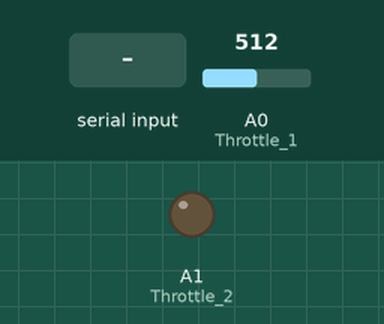
This sketch was run on a simulated Arduino Uno, built with avr-gcc and run on an emulated ATmega328P. Parts: output pins drawn as LEDs (lit = HIGH). Inputs (shaded band) come from the test bench; at power-on: A0 (Throttle_1) = 512. What the sketch prints to the serial monitor is not drawn.

Above: at 1.7 s.
1.8 s: byte 30 received over Serial
At 3.0 s:
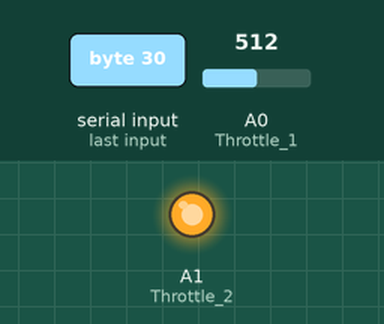
Timing chart, 0 to 4.8 s (numbered marks = the images above; inputs shaded):
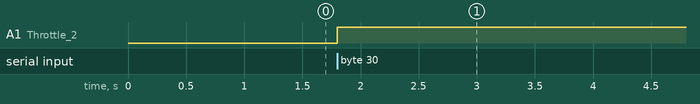

Measured:
- after the input at 1.8 s, A1 (Throttle_2): LOW → HIGH at once

The sketch:

Throttle_control_Serial_2.ino
```cpp
//실제 스로틀 입력 값 측정 - 아날로그 값으로 1초 간격 측정

#define Throttle_1 A0  //스로틀값 입력 연결핀 A0
#define Throttle_2 A1  //스로틀값 출력 연결핀 A1
#define interval 1000  //1초로 제한, 본 값으로 유동 가능
int Throttle_value = 0;  //아날로그 값으로 읽을 스로틀 값을 실수형으로 선언
float Throttle_input_value = 0;  //시리얼통신으로 입력할 스로틀 값
//float sensitivity = 0.1;  //90% 값을 저장하고 10%를 현재값으로 사용하겠다는 뜻
unsigned long timeCurr = 0;  // 현재시간 값
int con_Throttle_value;  //0~100사이 값으로 직관성있게 바꾸는 값

void Throttle_Read()  //interval 밀리초에 한번 스로틀 값을 읽는 함수
{
  timeCurr = millis();
  if(timeCurr%interval == 0)
  {
    Throttle_value = analogRead(Throttle_1);

    Serial.print(F(" Throttle_value: "));
    Serial.print(Throttle_value);  //입력된 신호값

    Serial.println();
  }
}

void Throttle_control()  //시리얼 통신을 통해 0부터 100까지의 가상 스로틀값을 입력해 모터를 제어하는 함수
{
    if(Serial.available()){
    con_Throttle_value = Serial.read();
    Throttle_input_value = map(con_Throttle_value, 0, 100, 860, 177);
    analogWrite(Throttle_2, Throttle_input_value);
    delay(4000);
    analogWrite(Throttle_2, 860);
    delay(7000);
  }
}

void setup()
{
    Serial.begin(9600);
    pinMode(Throttle_1, INPUT);
    pinMode(Throttle_2, OUTPUT);

    Serial.println("Read Throttle value");
    delay(500);
}

void loop()
{
  Throttle_Read();
  Throttle_control();
}
```
